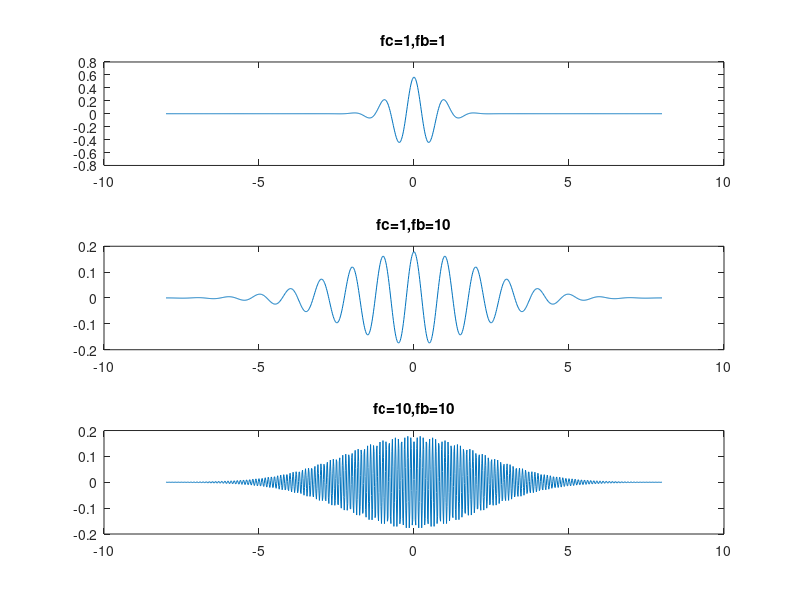

Here is the MATLAB script that generated this plot:
N = 1000;
Lb = -8;
Ub = 8;

fb = 1;
fc = 1;
[psi,x] = cmorwavf(Lb,Ub,N,fb,fc);
subplot(3,1,1)
plot(x,real(psi)); title('fc=1,fb=1');


fb = 10;
fc=1;
[psi,x] = cmorwavf(Lb,Ub,N,fb,fc);
subplot(3,1,2)
plot(x,real(psi)); title('fc=1,fb=10');


fb = 10;
fc = 10;
[psi,x] = cmorwavf(Lb,Ub,N,fb,fc);
subplot(3,1,3)
plot(x,real(psi)); title('fc=10,fb=10');